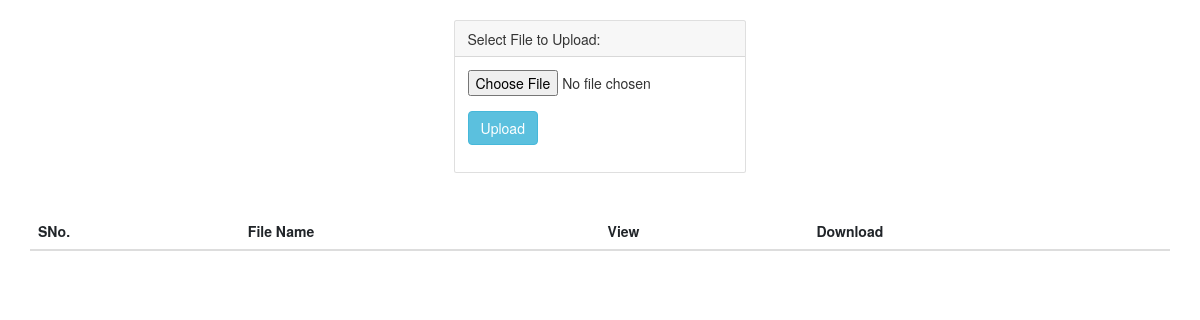
Before: / with the older database file.
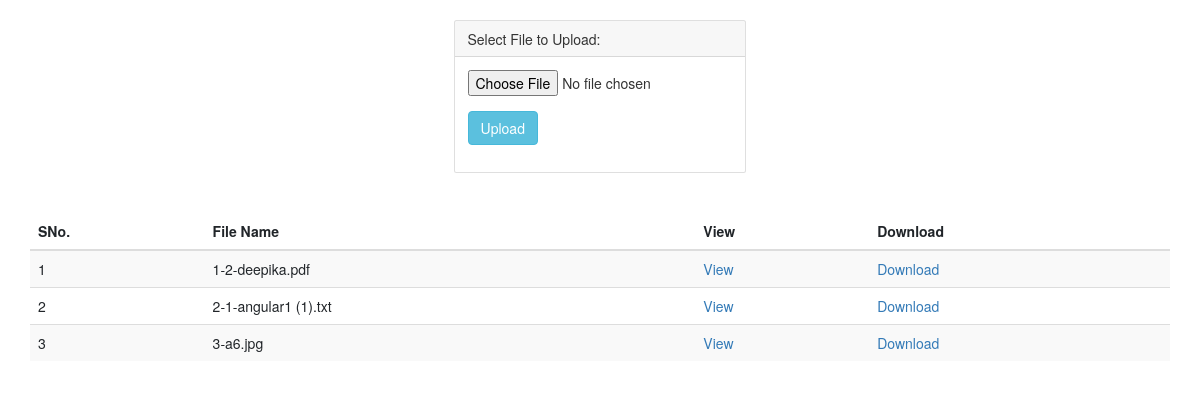
After: the same page with the newer database file.
### tables this page shows
CREATE TABLE IF NOT EXISTS `user` (
  `id` int(9) NOT NULL AUTO_INCREMENT,
  `filename` varchar(255) NOT NULL,
  `created` datetime NOT NULL,
  PRIMARY KEY (`id`)
);

### index.php (the view, shortened to what this page needs)
<?php
include_once 'dbconnect.php';
$sql = "select filename from user";
$result = mysqli_query($con, $sql);
?>
<!DOCTYPE html>
<html>
<head>
    <link rel="stylesheet" href="https://stackpath.bootstrapcdn.com/bootstrap/4.4.1/css/bootstrap.min.css">
    <link rel="stylesheet" href="css/bootstrap.css" type="text/css" />
</head>
<body>
<br/>
<div class="container">
    <div class="row">
        <div class="card mx-auto">
            <div class="card-header">Select File to Upload:</div>
            <div class="card-body">
                <form action="uploads.php" method="post" enctype="multipart/form-data">
            <div class="form-group">
                <input type="file" name="file1" />
            </div>
            <div class="form-group">
                <input type="submit" name="submit" value="Upload" class="btn btn-info"/>
            </div>
        </form>
            </div>
        </div>
    </div>
    <br>
    <br>
    <div class="row">
            <table class="table table-striped table-hover">
                <thead>
                    <tr>
                        <th>SNo.</th>
                        <th>File Name</th>
                        <th>View</th>
                        <th>Download</th>
                    </tr>
                </thead>
                <tbody>
                <?php
                $i = 1;
                while($row = mysqli_fetch_array($result)) { ?>
                <tr>
                    <td><?php echo $i++; ?></td>
                    <td><?php echo $row['filename']; ?></td>
                    <td><a href="uploads/<?php echo $row['filename']; ?>" target="_blank">View</a></td>
                    <td><a href="uploads/<?php echo $row['filename']; ?>" download>Download</td>
                </tr>
                <?php } ?>
                </tbody>
            </table>
        </div>
    </div>
</body>
</html>

Changed rows visible on the page:
added user: filename "1-2-deepika.pdf"
added user: filename "2-1-angular1 (1).txt"
added user: filename "3-a6.jpg"
